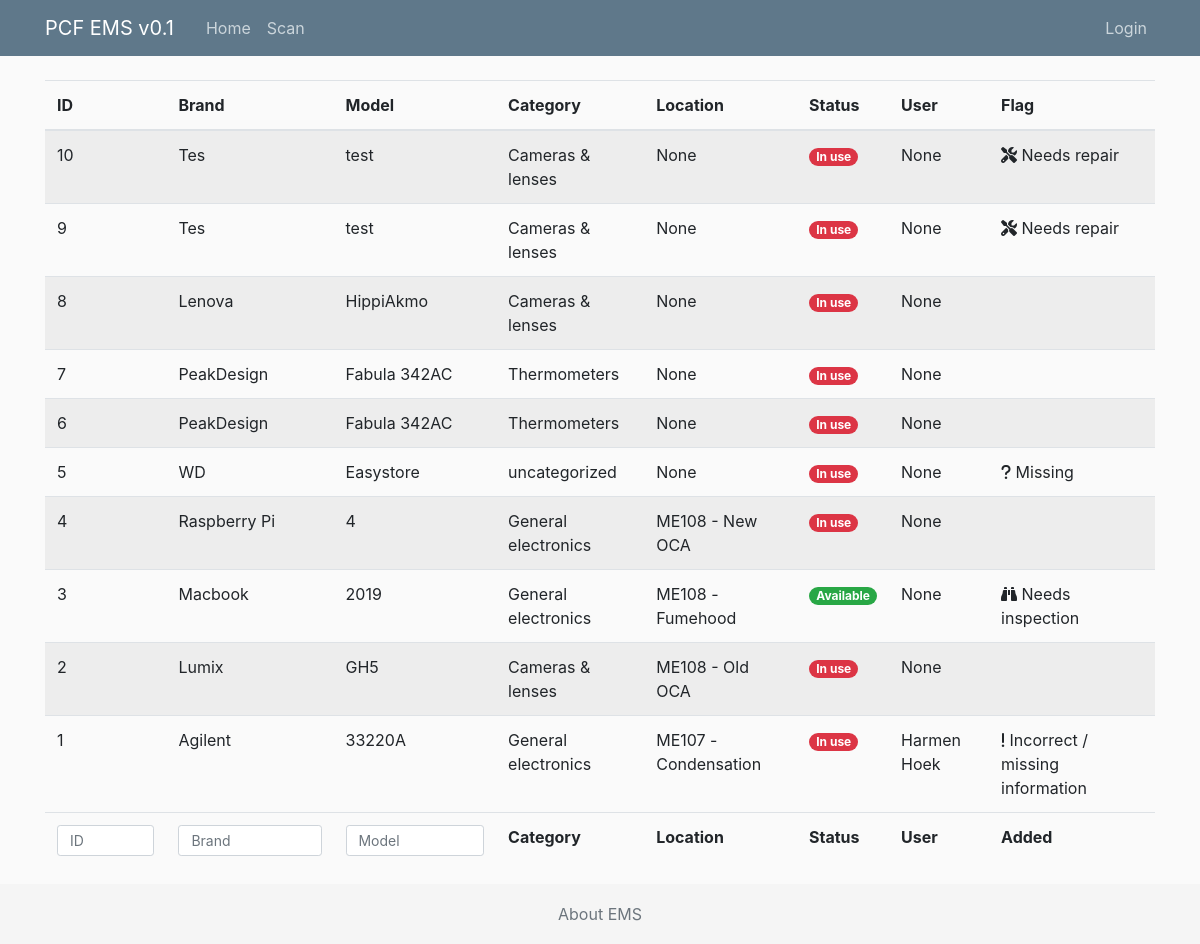
The app's page /, older data.
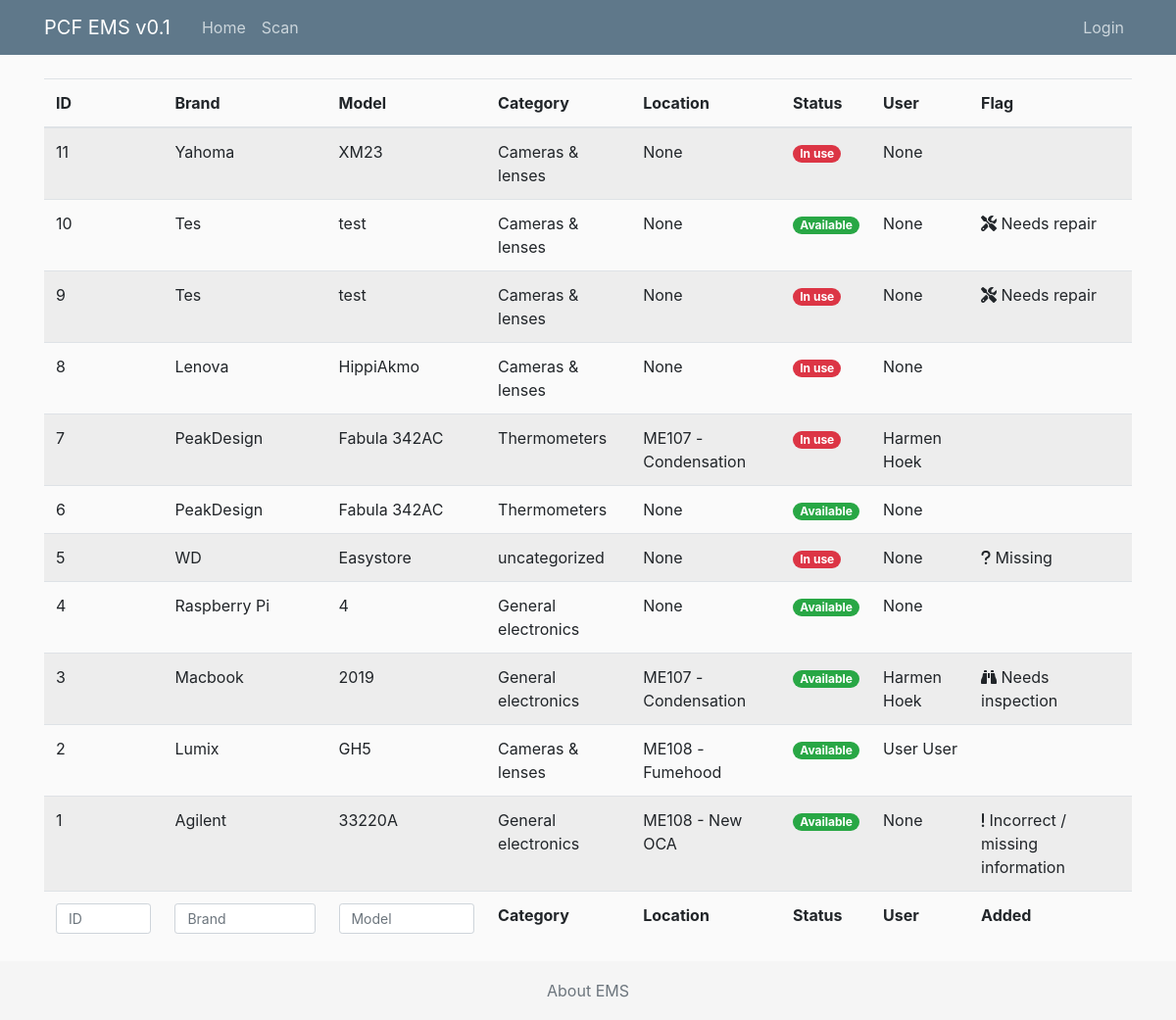
The same page, newer data.
### ems/models.py (models this page shows, shortened)
class Item(models.Model):  # inherit from models, all fields below
    qrid = models.SlugField(max_length=10, null=True, blank=True)
    brand = models.CharField(max_length=100)
    model = models.CharField(max_length=100)
    serial = models.CharField(max_length=100, null=True, blank=True)
    category = models.ForeignKey(Category, on_delete=models.SET_DEFAULT, default='uncategorized')  # TODO make selectbox
    description = models.TextField()  # longer than CharField, unrestricted text.
    purchased_by = models.ForeignKey(User, on_delete=models.SET_NULL, null=True, blank=True, related_name="purchaseduser", limit_choices_to={'is_superuser': False})  # TODO make selectbox of users
    purchased_on = models.DateField(default="", null=True, blank=True)  # TODO not now
    purchased_price = models.DecimalField(decimal_places=2, max_digits=10, null=True, blank=True)
    warranty = models.BooleanField(default=False)
    warranty_expiration = models.DateField(null=True, blank=True)
    next_service_date = models.DateField(null=True, blank=True)
    storage_location = models.ForeignKey(Cabinet, on_delete=models.SET_NULL, default="", null=True, blank=True)  # TODO make different model for storage locations
    added_by = models.ForeignKey(User, on_delete=models.SET_NULL, null=True,
                                 related_name="addeduser", limit_choices_to={'is_superuser': False})  # related_name is needed since the reverse releationship (user->item, which we don't need at at all) needs a unique name. TODO make selectbox of users
    updated_by = models.ForeignKey(User, on_delete=models.SET_NULL, null=True,
                                 related_name="updateduser", limit_choices_to={'is_superuser': False})
    added_on = models.DateTimeField(default=timezone.now)
    last_scanned = models.DateTimeField(default=timezone.now, null=True, blank=True)  # TODO link to model
    status = models.BooleanField(default=False) #True is in storage (item is free), False is in use (assigned to)
    location = models.ForeignKey(Setup, on_delete=models.SET_NULL, null=True) # TODO current location is now ALWAYS a setup, should also be possible to be storage
    user = models.ForeignKey(User, on_delete=models.SET_NULL, null=True, blank=True, related_name="itemuser", limit_choices_to={'is_superuser': False})
    date_inuse = models.DateField(null=True, blank=True) #TODO only show when editing item
    date_return = models.DateField(null=True, blank=True) #TODO only show when editing item
    flag = models.ForeignKey(Flag, on_delete=models.SET_NULL, null=True, blank=True) #TODO only show when editing item
    image = models.ImageField(default='default.png', upload_to='item_pics')
    image2 = models.ImageField(default='default.png', upload_to='item_pics')
    history = HistoricalRecords() # excluded_fields=['pub_date']

class Category(models.Model):
    name = models.CharField(max_length=100)
    history = HistoricalRecords()
    def __str__(self):
        return self.name
    class Meta:
        verbose_name_plural = "Categories"

class Flag(models.Model):
    flag = models.CharField(max_length=100)
    description = models.TextField()
    icon = models.CharField(max_length=100, default='bug')
    history = HistoricalRecords()

class Setup(models.Model):
    lab = models.ForeignKey(Lab, on_delete=models.CASCADE)
    name = models.CharField(max_length=100)
    manager = models.ForeignKey(User, on_delete=models.SET_NULL, null=True, blank=True, default='undefined', limit_choices_to={'is_superuser': False})
    history = HistoricalRecords()
    def __str__(self):
        return f"{self.lab.number} - {self.name}"

class Lab(models.Model):
    number = models.CharField(max_length=5)
    manager = models.CharField(max_length=100, default='undefined')  # TODO make selectlist
    nickname = models.CharField(max_length=20, default='')
    history = HistoricalRecords()

### ems/views.py (the view)
# urls.py: path('', ItemListView.as_view(), name='ems-home'),
class ItemListView(ListView):
   model = Item
   template_name = 'ems/home.html'  # <app>/<model>_<viewtype>.html
   ordering = ['-added_on']  # minus sign to get oldest first.

### ems/models.py (called while the page is built)
def get_first_name(self):
    return f'{self.first_name} {self.last_name}'

### ems/templates/ems/home.html
{% extends "ems/base.html" %}
{% block content %}
<table id="example" class="table table-striped responsive nowrap table-hover" style="width:100%">
    <thead>
    <tr>
        <th data-priority="10">ID</th>
        <th data-priority="1">Brand</th>
        <th data-priority="1">Model</th>
        <th data-priority="1">Category</th>
        <th data-priority="5">Location</th>
        <th data-priority="2">Status</th>
        <th data-priority="5">User</th>
        <th data-priority="10">Flag</th>
    </tr>
    </thead>
    <tbody>
    {% for item in object_list %}
    <tr style="cursor:pointer;" onclick="window.location='{% url 'item-detail' item.id %}';">
        <td>{{ item.pk }}</td>
        <td>{{ item.brand }}</td>
        <td>{{ item.model }}</td>
        <td>{{ item.category }}</td>
        <td>{{ item.location }}</td>
        <td>
            {% if item.status %}
            <span class="align-middle badge badge-pill badge-success">Available</span>
            {% else %}
            <span class="align-middle badge badge-pill badge-danger">In use</span>
            {% endif %}
        </td>
        <td>{{ item.user }}</td>
        <td><i class="fas fa-{{ item.flag.icon }}"></i> {{ item.flag.flag }}</td>
    </tr>
    {% endfor %}
    </tbody>
    <tfoot>
    <tr class="searchbar">
        <th>ID</th>
        <th>Brand</th>
        <th>Model</th>
        <th>Category</th>
        <th>Location</th>
        <th>Status</th>
        <th>User</th>
        <th>Added</th>
    </tr>
    </tfoot>
</table>
{% endblock content %}

### ems/templates/ems/base.html (shortened to what this page needs)
{% load static %}
<!DOCTYPE html>
<html>
<head>
    <link rel="stylesheet" href="https://stackpath.bootstrapcdn.com/bootstrap/4.3.1/css/bootstrap.min.css"
>
    <link href="https://cdn.datatables.net/responsive/2.2.6/css/responsive.dataTables.min.css" rel="stylesheet">
    <link href="https://cdn.datatables.net/1.10.22/css/dataTables.bootstrap4.min.css" rel="stylesheet">
    <link rel="stylesheet" type="text/css" href="{% static 'ems/main.css' %}">
</head>
<body>
<header class="site-header">
    <nav class="navbar navbar-expand-md navbar-dark bg-steel fixed-top">
        <div class="container">
            <a class="navbar-brand mr-4" href="/">PCF EMS v0.1</a>
            <div class="collapse navbar-collapse" id="navbarToggle">
                <div class="navbar-nav mr-auto">
                    <a class="nav-item nav-link" href="{% url 'ems-home' %}">Home</a>
                    <a class="nav-item nav-link" href="{% url 'ems-scanner' %}">Scan</a>
                </div>
                <div class="navbar-nav">
                   {% if user.is_authenticated %}
                        <a class="nav-item nav-link" href="{% url 'profile' %}">
                            <svg width="1em" height="1em" viewBox="0 0 16 16" class="bi bi-person-fill" fill="currentColor" xmlns="http://www.w3.org/2000/svg">
                              <path fill-rule="evenodd" d="M3 14s-1 0-1-1 1-4 6-4 6 3 6 4-1 1-1 1H3zm5-6a3 3 0 1 0 0-6 3 3 0 0 0 0 6z"/>
                            </svg>
                            {{ user.first_name }} {{ user.last_name }}
                        </a>
                        <a class="nav-item nav-link" href="{% url 'logout' %}">
                            <svg width="1em" height="1em" viewBox="0 0 16 16" class="bi bi-box-arrow-in-right" fill="currentColor" xmlns="http://www.w3.org/2000/svg">
                              <path fill-rule="evenodd" d="M6 3.5a.5.5 0 0 1 .5-.5h8a.5.5 0 0 1 .5.5v9a.5.5 0 0 1-.5.5h-8a.5.5 0 0 1-.5-.5v-2a.5.5 0 0 0-1 0v2A1.5 1.5 0 0 0 6.5 14h8a1.5 1.5 0 0 0 1.5-1.5v-9A1.5 1.5 0 0 0 14.5 2h-8A1.5 1.5 0 0 0 5 3.5v2a.5.5 0 0 0 1 0v-2z"/>
                              <path fill-rule="evenodd" d="M11.854 8.354a.5.5 0 0 0 0-.708l-3-3a.5.5 0 1 0-.708.708L10.293 7.5H1.5a.5.5 0 0 0 0 1h8.793l-2.147 2.146a.5.5 0 0 0 .708.708l3-3z"/>
                            </svg>
                            Logout
                        </a>
                   {% else %}
                       <a class="nav-item nav-link" href="{% url 'login' %}">Login</a>
                   {% endif %}
                </div>
            </div>
        </div>
    </nav>
</header>
<main role="main" class="container">
    <div class="row">
        <div class="col-md-12">
            {% block content %}{% endblock %}
        </div>
    </div>
</main>
<footer class="footer">
    <div class="container text-center">
        <span class="text-muted"><a class="text-muted" href="{% url 'ems-about' %}">About EMS</a></span>
    </div>
</footer>
</body>
</html>

### ems/static/ems/main.css (style rules this page uses)
body { background: #fafafa; color: #333333; margin-top: 5rem; }
.bg-steel { background-color: #5f788a; }
.site-header .navbar-nav .nav-link { color: #cbd5db; }
html { position: relative; min-height: 100%; }
body { margin-bottom: 60px; }
.footer { position: absolute; bottom: 0; width: 100%; height: 60px; line-height: 60px; background-color: #f5f5f5; }

Row changes from the older to the newer data that the page shows:
added Item: pk "11", brand "Yahoma", model "XM23", category "Cameras & lenses", location "None", status "In use", user "None"
changed Item id 10: status "In use" → "Available"
changed Item id 7: location "None" → "ME107 - Condensation"; user "None" → "Harmen Hoek"
changed Item id 6: status "In use" → "Available"
changed Item "Raspberry Pi": location "ME108 - New OCA" → "None"; status "In use" → "Available"
changed Item "Macbook": location "ME108 - Fumehood" → "ME107 - Condensation"; user "None" → "Harmen Hoek"
changed Item "Lumix": location "ME108 - Old OCA" → "ME108 - Fumehood"; user "None" → "User User"; status "In use" → "Available"
changed Item "Agilent": location "ME107 - Condensation" → "ME108 - New OCA"; user "Harmen Hoek" → "None"; status "In use" → "Available"
